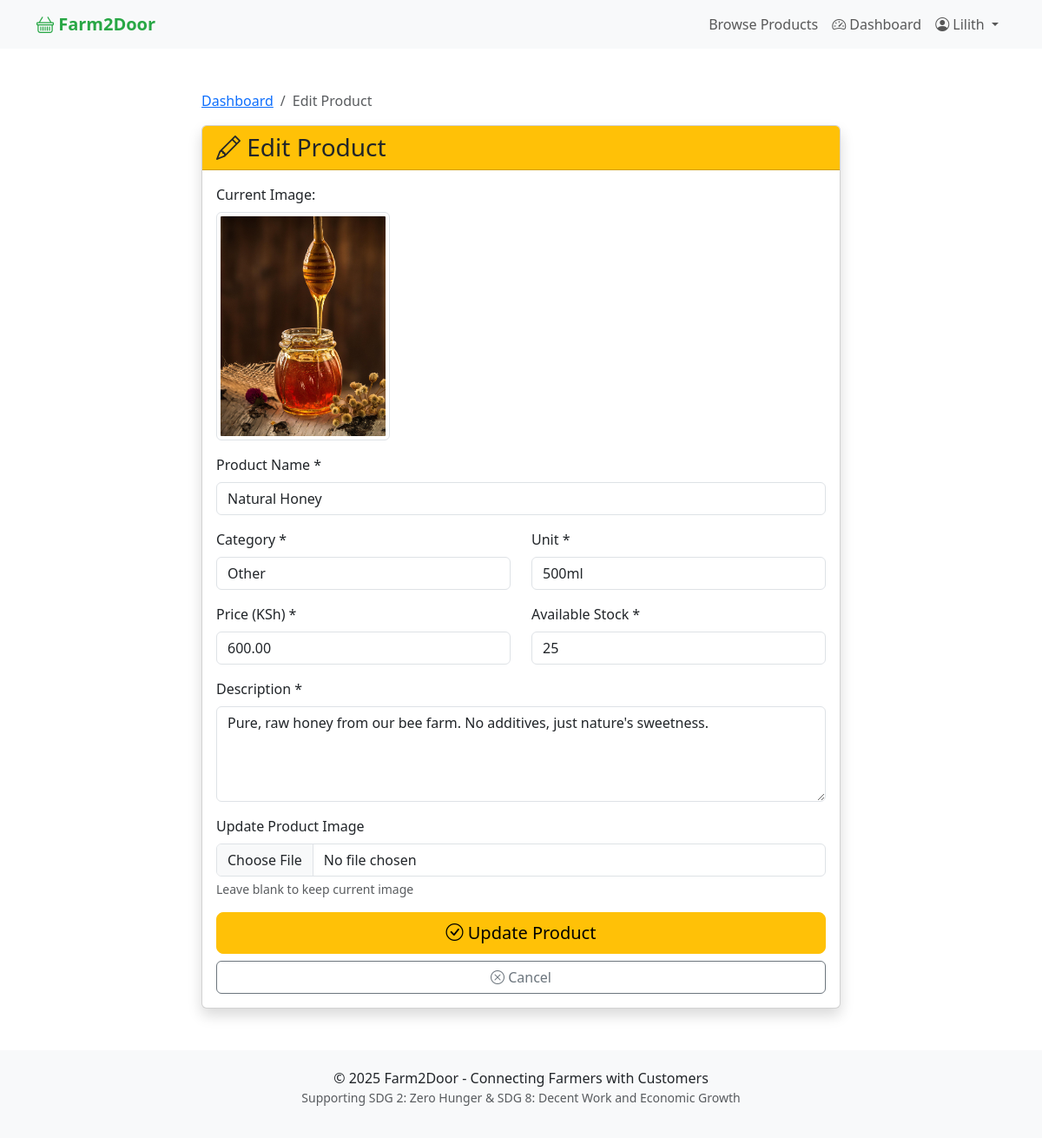
The page /product/6/edit/ (signed in) on the database its author committed.
### core/models.py (models this page shows, shortened)
class Product(models.Model):
    CATEGORY_CHOICES = [
        ('vegetables', 'Vegetables'),
        ('fruits', 'Fruits'),
        ('dairy', 'Dairy'),
        ('grains', 'Grains'),
        ('other', 'Other'),
    ]
    farmer = models.ForeignKey(User, on_delete=models.CASCADE)
    name = models.CharField(max_length=200)
    category = models.CharField(max_length=20, choices=CATEGORY_CHOICES)
    price = models.DecimalField(max_digits=10, decimal_places=2)
    unit = models.CharField(max_length=50, default='kg')  # kg, dozen, liters, etc.
    description = models.TextField()
    stock = models.IntegerField(default=0)
    image = models.ImageField(upload_to='products/', blank=True, null=True)
    created_at = models.DateTimeField(auto_now_add=True)
    updated_at = models.DateTimeField(auto_now=True)
    class Meta:
        ordering = ['-created_at']

### core/views.py (the view)
# urls.py: path('product/<int:pk>/edit/', views.edit_product, name='edit_product'),
@login_required
def edit_product(request, pk):
    product = get_object_or_404(Product, pk=pk, farmer=request.user)
    if request.method == 'POST':
        form = ProductForm(request.POST, request.FILES, instance=product)
        if form.is_valid():
            if 'image' in request.FILES:
                if product.image:
                    import os
                    if os.path.isfile(product.image.path):
                        os.remove(product.image.path)
            form.save()
            messages.success(request, 'Product updated successfully!')
            return redirect('farmer_dashboard')
    else:
        form = ProductForm(instance=product)
    return render(request, 'farmer/edit_product.html', {'form': form, 'product': product})

### core/forms.py
class ProductForm(forms.ModelForm):
    class Meta:
        model = Product
        fields = ['name', 'category', 'price', 'unit', 'description', 'stock', 'image']
        widgets = {
            'name': forms.TextInput(attrs={'class': 'form-control', 'placeholder': 'e.g., Fresh Tomatoes'}),
            'category': forms.Select(attrs={'class': 'form-control'}),
            'price': forms.NumberInput(attrs={'class': 'form-control', 'placeholder': 'e.g., 50.00'}),
            'unit': forms.TextInput(attrs={'class': 'form-control', 'placeholder': 'e.g., kg, dozen, liters'}),
            'description': forms.Textarea(attrs={'class': 'form-control', 'rows': 4, 'placeholder': 'Describe your product...'}),
            'stock': forms.NumberInput(attrs={'class': 'form-control', 'placeholder': 'Available quantity'}),
            'image': forms.FileInput(attrs={'class': 'form-control'}),
        }

### templates/farmer/edit_product.html (shortened to what this page needs)
{% extends 'base.html' %}
{% block content %}
<div class="container my-5">
    <div class="row justify-content-center">
        <div class="col-md-8">
            <nav aria-label="breadcrumb">
                <ol class="breadcrumb">
                    <li class="breadcrumb-item"><a href="{% url 'farmer_dashboard' %}">Dashboard</a></li>
                    <li class="breadcrumb-item active">Edit Product</li>
                </ol>
            </nav>
            <div class="card shadow">
                <div class="card-header bg-warning text-dark">
                    <h3 class="mb-0"><i class="bi bi-pencil"></i> Edit Product</h3>
                </div>
                <div class="card-body">
                    {% if product.image %}
                        <div class="mb-3">
                            <label class="form-label">Current Image:</label>
                            <div>
                                <img src="{{ product.image.url }}" alt="{{ product.name }}" class="img-thumbnail" style="max-width: 200px;">
                            </div>
                        </div>
                    {% endif %}
                    <form method="POST" enctype="multipart/form-data">
                        <div class="mb-3">
                            <label for="{{ form.name.id_for_label }}" class="form-label">Product Name *</label>
                            {{ form.name }}
                        </div>
                        <div class="row">
                            <div class="col-md-6 mb-3">
                                <label for="{{ form.category.id_for_label }}" class="form-label">Category *</label>
                                {{ form.category }}
                            </div>
                            <div class="col-md-6 mb-3">
                                <label for="{{ form.unit.id_for_label }}" class="form-label">Unit *</label>
                                {{ form.unit }}
                            </div>
                        </div>
                        <div class="row">
                            <div class="col-md-6 mb-3">
                                <label for="{{ form.price.id_for_label }}" class="form-label">Price (KSh) *</label>
                                {{ form.price }}
                            </div>
                            <div class="col-md-6 mb-3">
                                <label for="{{ form.stock.id_for_label }}" class="form-label">Available Stock *</label>
                                {{ form.stock }}
                            </div>
                        </div>
                        <div class="mb-3">
                            <label for="{{ form.description.id_for_label }}" class="form-label">Description *</label>
                            {{ form.description }}
                        </div>
                        <div class="mb-3">
                            <label for="{{ form.image.id_for_label }}" class="form-label">Update Product Image</label>
                            {{ form.image }}
                            <small class="form-text text-muted d-block">Leave blank to keep current image</small>
                        </div>
                        <div class="d-grid gap-2">
                            <button type="submit" class="btn btn-warning btn-lg">
                                <i class="bi bi-check-circle"></i> Update Product
                            </button>
                            <a href="{% url 'farmer_dashboard' %}" class="btn btn-outline-secondary">
                                <i class="bi bi-x-circle"></i> Cancel
                            </a>
                        </div>
                    </form>
                </div>
            </div>
        </div>
    </div>
</div>
{% endblock %}

### templates/base.html (shortened to what this page needs)
<!DOCTYPE html>
<html lang="en">
<head>
    <link href="https://cdn.jsdelivr.net/npm/bootstrap@5.3.0/dist/css/bootstrap.min.css" rel="stylesheet">
    <link rel="stylesheet" href="https://cdn.jsdelivr.net/npm/bootstrap-icons@1.10.0/font/bootstrap-icons.css">
</head>
<body>
    <nav class="navbar navbar-expand-lg navbar-light bg-light">
        <div class="container">
            <a class="navbar-brand" href="{% url 'home' %}">
                <i class="bi bi-basket"></i> Farm2Door
            </a>
            <div class="collapse navbar-collapse" id="navbarNav">
                <ul class="navbar-nav ms-auto">
                    <li class="nav-item">
                        <a class="nav-link" href="{% url 'home' %}">Browse Products</a>
                    </li>
                    {% if user.is_authenticated %}
                        <li class="nav-item">
                            <a class="nav-link" href="{% url 'farmer_dashboard' %}">
                                <i class="bi bi-speedometer2"></i> Dashboard
                            </a>
                        </li>
                        <li class="nav-item dropdown">
                            <a class="nav-link dropdown-toggle" href="#" role="button" data-bs-toggle="dropdown">
                                <i class="bi bi-person-circle"></i> {{ user.username }}
                            </a>
                        </li>
                    {% endif %}
                </ul>
            </div>
        </div>
    </nav>
    <div class="content">
        {% block content %}{% endblock %}
    </div>
    <footer class="mt-auto">
        <div class="container text-center">
            <p class="mb-0">&copy; 2025 Farm2Door - Connecting Farmers with Customers</p>
            <p class="text-muted small">Supporting SDG 2: Zero Hunger & SDG 8: Decent Work and Economic Growth</p>
        </div>
    </footer>
</body>
</html>

### templates/base.html (style rules this page uses)
body { min-height: 100vh; display: flex; flex-direction: column; }
.navbar-brand { font-weight: bold; color: #28a745 !important; }
.content { flex: 1; }
footer { background-color: #f8f9fa; padding: 20px 0; margin-top: 40px; }

### rows shown on the page
Product: image (picture), name "Natural Honey", category "Other", unit "500ml", price "600.00", stock "25", description "Pure, raw honey from our bee farm. No additives, just nature's sweetness."

### other values the page prints
{{ user.username }} "Lilith"
